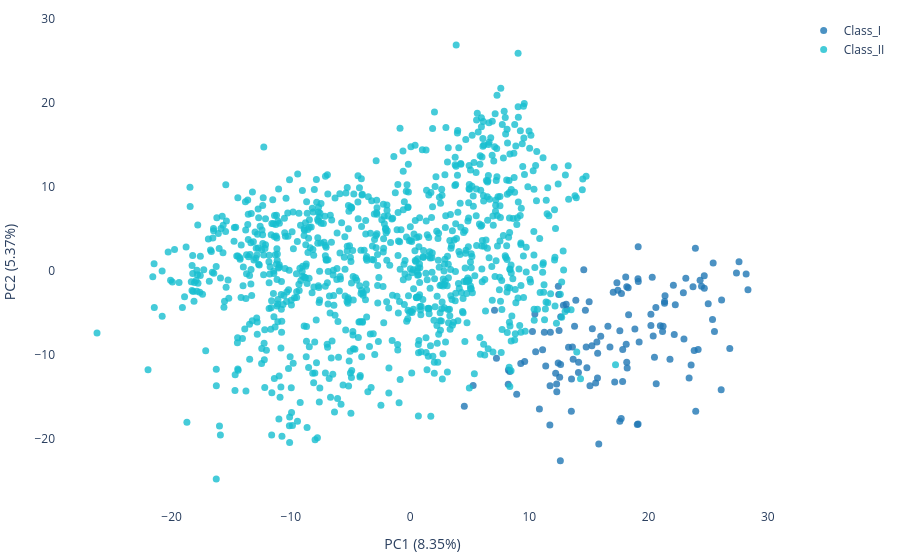

The code cell stored with this chart in its notebook:
### Code cell
import plotly.graph_objects as go 

# Visualize pca 
OR_name = list(pca_df.index)

# Extract OR class from index
OR_family = [re.match(r'Or(\d+)', _OR).group(1) if re.match(r'Or(\d+)', _OR) else 'None' for _OR in pca_df.index]

# Define Class I and Class II based on OR number ranges
Class_I_df = pca_df.loc[[_OR for _OR, cls in zip(pca_df.index, OR_family) if cls in map(str, range(51, 57))]]
Class_II_df = pca_df.loc[[_OR for _OR, cls in zip(pca_df.index, OR_family) if cls in map(str, range(1, 15))]]


# Define colors for each class
colormap = cf.distinct_colors(['Class_I', 'Class_II'])

# Plot
fig = go.Figure()

fig.add_trace(go.Scatter(
    x=Class_I_df.iloc[:, 0],  # First dimension
    y=Class_I_df.iloc[:, 1],  # Second dimension
    text=Class_I_df.index,    # Labels
    mode='markers',
    name='Class_I',
    marker=dict(
        color=colormap['Class_I'],
        size = 8, opacity=0.6
    )
))

fig.add_trace(go.Scatter(
    x=Class_II_df.iloc[:, 0],
    y=Class_II_df.iloc[:, 1],
    text=Class_II_df.index,
    mode='markers',
    name='Class_II',
    marker=dict(
        color=colormap['Class_II'],
        size = 8, opacity=0.6
    )
))


fig.update_traces( marker=dict(size=7, opacity = 0.8))
fig.update_layout(xaxis_title = f'PC1 ({variance_ratio[0]*100:.2f}%)',
                  yaxis_title = f'PC2 ({variance_ratio[1]*100:.2f}%)',
                  margin=dict(r=10, l=10, b=10, t=10),
                  plot_bgcolor='white',  # set the plot background color to white
                  paper_bgcolor='white',  # set the paper background color to white
)
fig.show()
fig.write_html('../../output/ESM/PCA/Cbc_esm/PCA_Cbc_esm_class.html')

### Figure 1 — Plotly figure (JSON) as saved in the notebook; plotly's stock layout.template omitted (floating-point values rounded to 4 significant figures; data arrays with more than 128 entries replaced by an {"elided": "..."} marker saying what was removed)
{"data": [{"marker": {"color": "#1f77b4", "opacity": 0.8, "size": 7}, "mode": "markers", "name": "Class_I", "text": ["Or52Ae9", "Or52S1", "Or51A25", "Or51A43", "Or52P1", "Or51A6", "Or51M1", "Or51F23", "Or52N2C", "Or56B34", "Or52E15", "Or51Ab3", "Or52Z14", "Or51H5", "Or51S1", "Or52X1", "Or51A8", "Or52Ab2", "Or52M2", "Or52E4", "Or52D13", "Or52A5", "Or52B3", "Or52Ab4", "Or51G2", "Or51L14", "Or51D1", "Or56A3", "Or51H1", "Or52N2B", "Or52H7", "Or51A39", "Or52K2", "Or52Z13", "Or55B4", "Or52R1", "Or52N5", "Or52E5", "Or51F1E", "Or56B2", "Or52A24", "Or56A5", "Or51A5", "Or52J3", "Or52E7", "Or52D3", "Or52E8B", "Or52S6", "Or51Af1", "Or51Q1", "Or51Ai2", "Or52Ad1", "Or52S19", "Or52P2", "Or51K2", "Or51L4", "Or52Z12", "Or52E18", "Or52H2", "Or52R1B", "Or52N4B", "Or51F1", "Or51A10", "Or51V14", "Or52M1", "Or56B1B", "Or52N20", "Or52Ac1", "Or51V8", "Or51B6", "Or51Aa2", "Or51B6B", "Or52L1", "Or52S1B", "Or51R1", "Or52A5B", "Or52Ab7", "Or51G1", "Or52E2", "Or56B35", "Or52E3", "Or51B17", "Or51F5", "Or51F23B", "Or56B2J", "Or56A3B", "Or56B1", "Or52N2", "Or51Ag1", "Or51Q1C", "Or51F1D", "Or51I1", "Or51K1", "Or51A7", "Or52Ae7", "Or52E8", "Or51Ah3", "Or52A33", "Or52B4", "Or52W1", "Or52Z1", "Or51I2", "Or52B2", "Or52H1", "Or52E19B", "Or51T4", "Or51A24", "Or51E1", "Or52N3", "Or52R1C", "Or55B10", "Or52N4", "Or56A4", "Or51Ac3", "Or52A20", "Or52B1", "Or51Aa5", "Or52E19", "Or52I2", "Or52H9", "Or55B3", "Or51B4", "Or52D1", "Or51F2", "Or52U1"], "type": "scatter", "x": [15.25, 17.72, 15.56, 12.54, 17.82, 12.47, 18.12, 8.361, 12.49, 13.54, 28.34, 9.281, 13.9, 20.31, 26.09, 15.02, 13.29, 25.0, 18.17, 22.08, 13.16, 21.38, 21.79, 26.13, 11.72, 19.12, 19.21, 14.77, 20.2, 12.43, 19.14, 17.16, 24.16, 18.08, 12.3, 23.12, 14.56, 27.37, 9.608, 11.76, 21.34, 15.99, 7.242, 21.17, 23.73, 22.97, 24.67, 16.59, 12.6, 15.82, 23.57, 17.04, 19.11, 17.83, 15.08, 17.59, 17.34, 25.42, 18.17, 20.99, 10.26, 8.229, 12.21, 13.61, 25.53, 4.545, 7.078, 23.4, 12.29, 20.39, 14.12, 20.61, 23.96, 21.22, 17.7, 22.24, 25.36, 20.64, 24.44, 12.62, 23.93, 20.49, 11.37, 11.26, 12.63, 15.67, 10.53, 13.79, 13.52, 19.05, 8.244, 15.28, 13.68, 13.09, 15.73, 24.32, 18.33, 14.13, 20.2, 26.81, 18.29, 18.21, 22.15, 19.13, 28.18, 12.86, 15.72, 18.85, 17.43, 22.92, 10.84, 10.46, 11.74, 16.76, 21.34, 24.67, 14.83, 27.59, 8.938, 14.7, 12.42, 17.59, 23.83, 5.286, 11.11], "y": [-8.862, -2.653, -13.29, -12.63, -13.14, -2.777, -8.685, -11.93, -7.053, -12.84, -2.215, -10.98, -3.465, -0.7226, -14.11, -3.637, -9.055, -3.875, -10.83, -1.68, -4.542, -2.922, -10.48, -3.426, -18.29, -18.19, -8.413, -9.011, -6.45, -1.795, -1.221, -13.17, -9.324, -0.6891, -14.33, -0.8352, 0.1794, -0.2166, -10.75, -7.255, -3.797, -7.751, -10.35, -7.162, -1.831, -8.073, -0.5225, -6.535, -22.55, -20.57, -11.16, -2.497, -0.8937, -9.301, -13.63, -17.87, -1.36, 0.9722, -1.834, -6.502, -7.181, -13.45, -12.13, -9.025, -7.162, -16.05, -4.648, -12.7, -13.43, -7.705, -12.04, -4.318, -16.66, -6.561, -17.53, -3.993, -5.754, -13.4, -1.793, -11.09, 2.75, -10.24, -11.27, -7.255, -5.418, -8.431, -9.584, -6.548, -16.65, -18.25, -11.76, -6.85, -10.48, -3.94, -9.758, -1.064, -5.189, -10.83, -5.105, -9.199, -1.95, -11.52, -7.517, 2.922, -0.3332, -4.04, -12.71, -6.878, -2.256, -2.552, -16.39, -5.082, -13.63, -9.014, -3.594, -2.038, -11.5, 1.13, -14.65, -4.649, -10.91, -7.077, -9.423, -13.61, -9.344]}, {"marker": {"color": "#17becf", "opacity": 0.8, "size": 7}, "mode": "markers", "name": "Class_II", "text": {"elided": "959 str values"}, "type": "scatter", "x": {"elided": "959 float values"}, "y": {"elided": "959 float values"}}], "layout": {"margin": {"b": 10, "l": 10, "r": 10, "t": 10}, "paper_bgcolor": "white", "plot_bgcolor": "white", "xaxis": {"title": {"text": "PC1 (8.35%)"}}, "yaxis": {"title": {"text": "PC2 (5.37%)"}}}}
